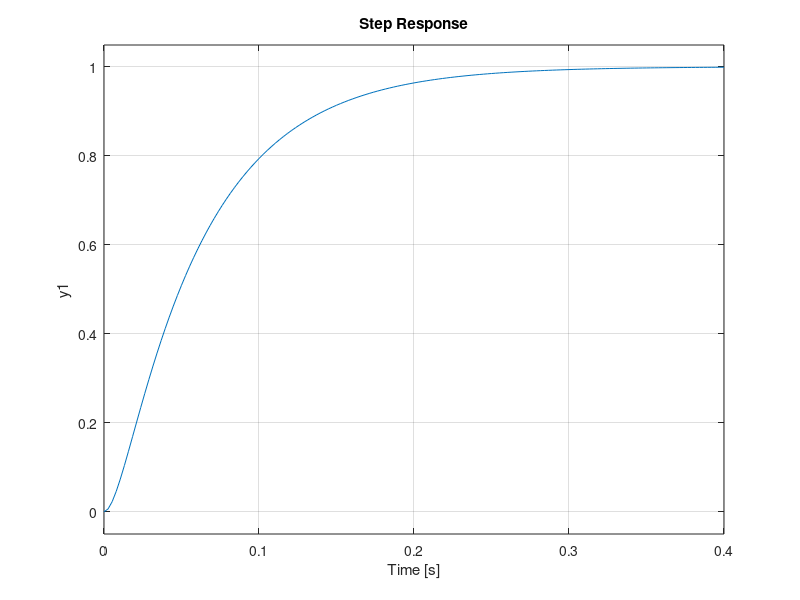
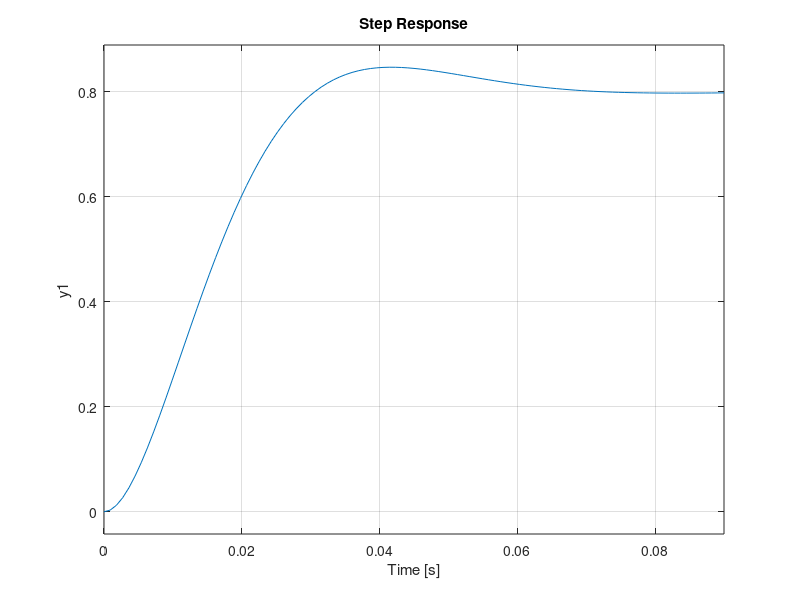

These figures' MATLAB source, in order:
R1 = 100000;
R2 = R1;
C1 = 220e-9;
C2 = C1;

s = tf('s');

A = [ (-1*(R1+R2))/(C1*(R1^2)) 1/(C1*R1); 1/(C2*R2) -1/(C2*R2)]
B = [R2/(C1*(R1^2));0]
C = [0 1]
D = 0

[num den] = ss2tf(A,B,C,D);
G = tf(num,den)
step(G)

H = 4*2066/(s^2+136.4*s+5*2066)
figure
step(H)